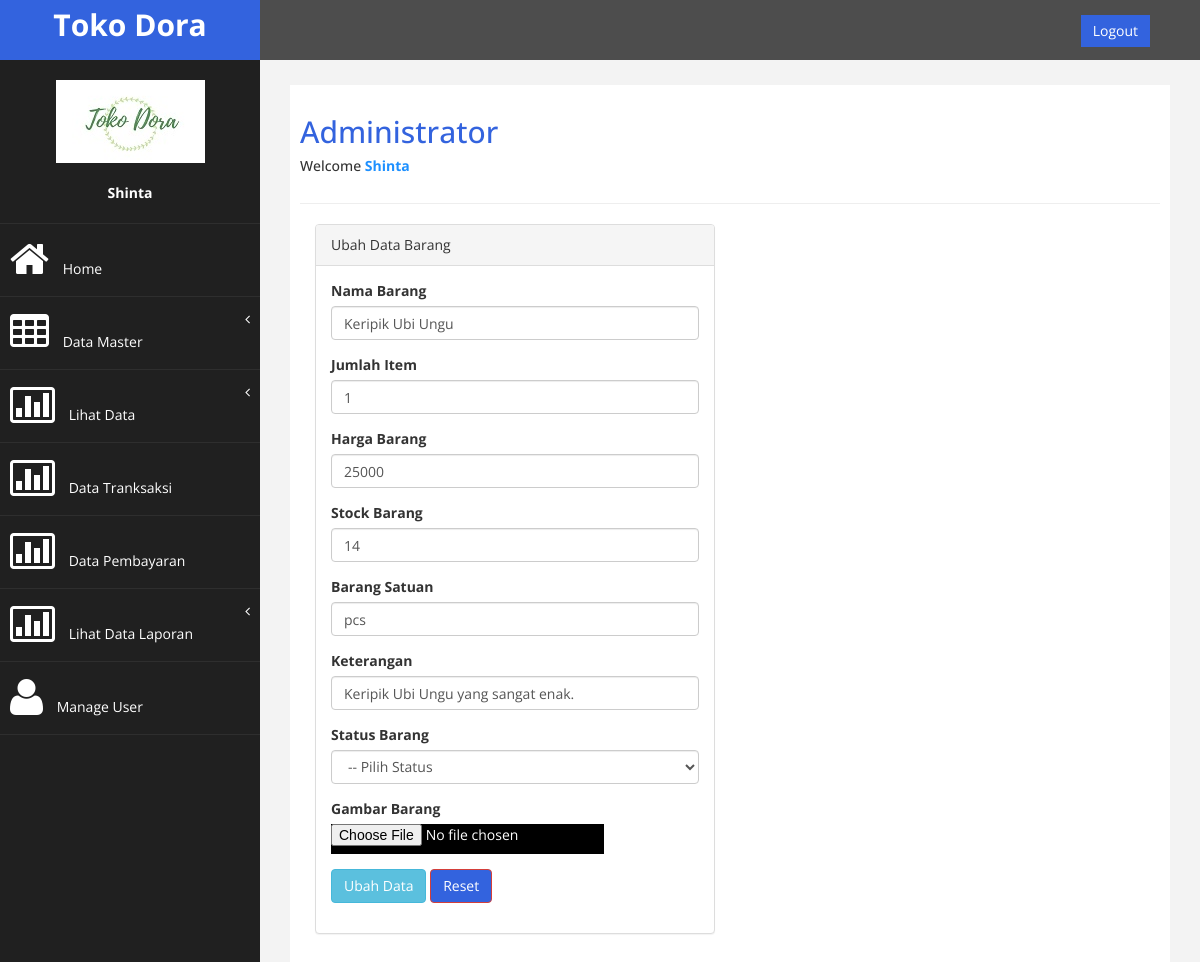
The page /admin/admin.php?page=ubahproduk&id=6 (signed in) on the database its author committed.
### tables this page shows
CREATE TABLE `makanan` (
  `br_id` int(15) NOT NULL,
  `br_nm` varchar(50) NOT NULL,
  `br_item` int(4) NOT NULL,
  `br_hrg` int(10) NOT NULL,
  `br_berat` int(11) NOT NULL,
  `br_stok` int(9) NOT NULL,
  `br_satuan` varchar(20) NOT NULL,
  `ket` varchar(250) NOT NULL,
  `br_sts` varchar(2) NOT NULL,
  `br_gbr` varchar(100) NOT NULL
);

### admin/edit_barang.php (the view, shortened to what this page needs)
		<div class="col-md-6">
		<div class="panel panel-default">
		<div class="panel-heading">
		Ubah Data Barang
		</div>
			<div class="panel-body">
				<div class="row">
					<div class="col-md-12">
						    <?php
    include"koneksi.php";
$sql = mysqli_query($koneksi,"SELECT * FROM makanan where br_id = '$_GET[id]'") or die(mysqli_error());
$data = mysqli_fetch_array($sql);
?>
								<form  action="" method="post" enctype="multipart/form-data" role="form">
								<div class="form-group">
								    <label>Nama Barang</label>
								    <input type="text" name="br_nm" class="form-control" value="<?php echo $data['br_nm']; ?> "  />
								</div>
								<div class="form-group">
								    <label>Jumlah Item</label>
								    <input type="text" name="br_item" class="form-control" value="<?php echo $data['br_item']; ?> " />
								</div>
								<div class="form-group">
								    <label> Harga Barang</label>
								    <input type="text" name="br_hrg" class="form-control" value="<?php echo $data['br_hrg']; ?> " />
								</div>
								<div class="form-group">
								    <label> Stock Barang</label>
								    <input type="text" name="br_stok" class="form-control" value="<?php echo $data['br_stok']; ?> " />
								</div>
								<div class="form-group">
								    <label> Barang Satuan</label>
								    <input type="text" name="br_satuan" class="form-control" value="<?php echo $data['br_satuan']; ?> "/>
								</div>
								<div class="form-group">
								    <label> Keterangan</label>
								    <input type="text" name="ket" class="form-control" value="<?php echo $data['ket']; ?> " />
								</div>
									<div class="form-group">
								    <label> Status Barang</label>
								    <select class="form-control"  name="br_sts">
								    	<option> -- Pilih Status </option>
								    </select>
								</div>
								<div class="form-group">
								    <label>Gambar Barang</label>
								    <input type="file" name="br_gbr" style="background-color: black; color: white; height: 30px;" />
								</div>
								<div class="form-group">
									<input type="submit" name="update" value="Ubah Data" class="btn btn-info">
									<input type="reset" name="reset" value="Reset" class="btn btn-danger">
								</div>
								</form>
					</div>
				</div>
			</div>
		</div>
	</div>
	<div class="col-md-6">
	</div>

### admin/assets/css/custom.css (style rules this page uses)
body { font-family: 'Open Sans', sans-serif; }

### rows shown on the page
makanan: br_nm "Keripik Ubi Ungu", br_item "1", br_hrg "25000", br_stok "14", br_satuan "pcs", ket "Keripik Ubi Ungu yang sangat enak."

### other values the page prints
$_SESSION["admin"]['nama'] "Shinta"
